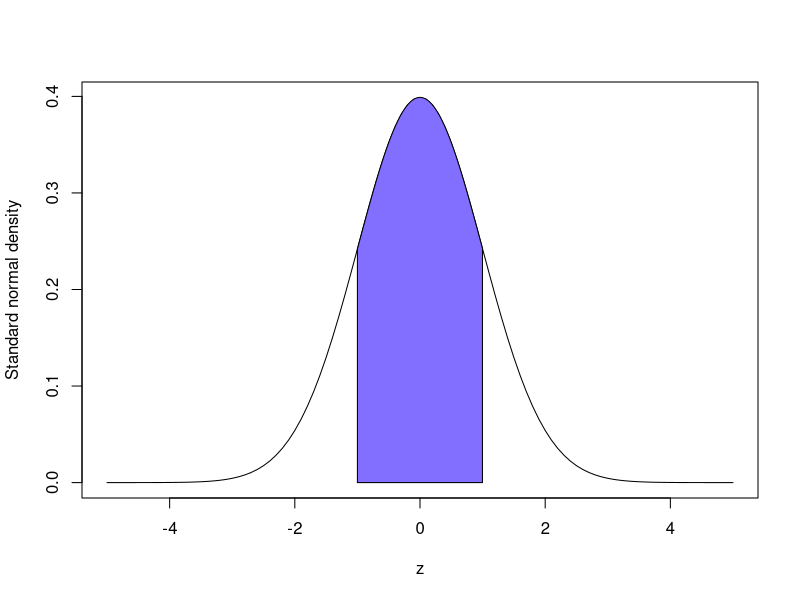
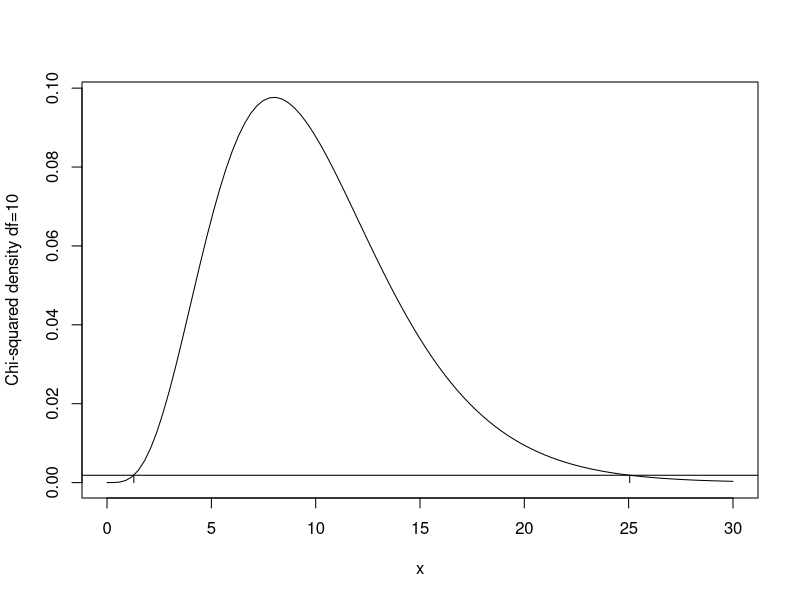
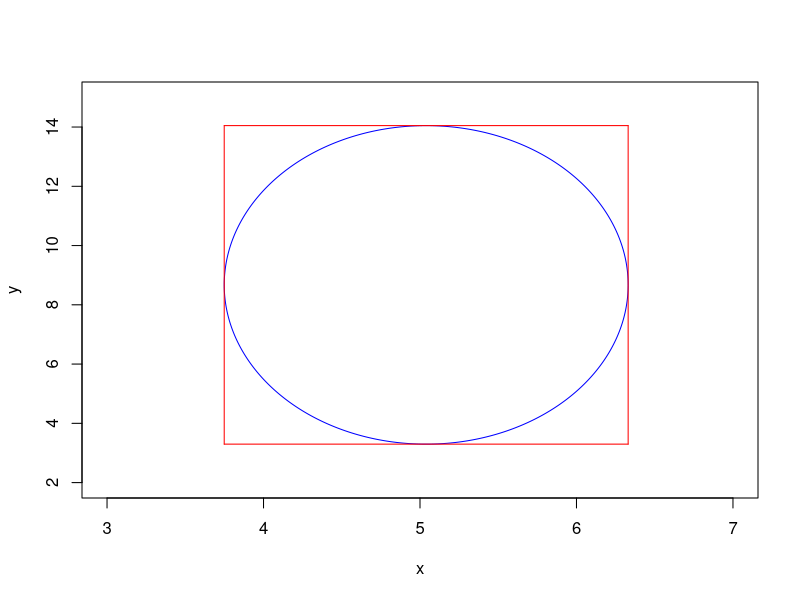

Generate these figures, in order, with R:
## ---- chunk 1
curve(dnorm, -5, 5, ylab = 'Standard normal density', xlab = 'z')
y <- rnorm(10000)
x <- seq(from = -1, to = 1, length.out = 1000)
y <- dnorm(x) 
value1 <- -1
value2 <- 1

# Lower and higher indices on the X-axis
l <- min(which(x >= value1))
h <- max(which(x < value2))

polygon(c(x[c(l, l:h, h)]),
        c(0, y[l:h], 0),
        col = "slateblue1")
## ---- chunk 2

fun <- function(x, h, df){
  return(min(h, dchisq(x, df)))
}

apply.fun <- function(x, h, df) apply(matrix(x, length(x),1), 1, fun, h=h, df=df)

int.fun <- function(h, df) integrate(apply.fun, 0, Inf, h=h, df=df)

int.fun(0.00186, 10)

dchisq(1.284, 10)

dchisq(25.05, 10)

dchisq10 <- function(x) dchisq(x, 10)

curve(dchisq10, 0, 30, xlab = 'x', ylab = 'Chi-squared density df=10')
abline(h = 0.00186)
lines(c(1.284, 1.284), c(0, 0.00186))
lines(c(25.05, 25.05), c(0, 0.00186))




## ---- chunk 3
set.seed(56482)
data <- rnorm(20, 5, 3)
xbar <- mean(data)
s2 <- var(data)*(19)/20

xc <- xbar # center x_c or h
yc <- s2 # y_c or k
a <- 1.96*sqrt(s2/20) # major axis length
b <-  1.96*sqrt(2*(s2^2)/20) # minor axis length
phi <- 0 # angle of major axis with x axis phi or tau

t <- seq(0, 2*pi, 0.01) 
x <- xc + a*cos(t)*cos(phi) - b*sin(t)*sin(phi)
y <- yc + a*cos(t)*sin(phi) + b*sin(t)*cos(phi)
plot(x,y, col='blue',  type = 'l', xlim = c(3,7), ylim = c(2,15))

CI.mu <- c(xbar - 1.96*sqrt(s2/20), xbar + 1.96*sqrt(s2/20))
CI.sig2 <- c(s2 - 1.96*sqrt(2*(s2^2)/20), s2 + 1.96*sqrt(2*(s2^2)/20))

lines(c(CI.mu[1], CI.mu[2]),c(CI.sig2[1], CI.sig2[1]), col = 'red') 
lines(c(CI.mu[1], CI.mu[2]),c(CI.sig2[2], CI.sig2[2]), col = 'red') 
lines(c(CI.mu[1], CI.mu[1]),c(CI.sig2[1], CI.sig2[2]), col = 'red') 
lines(c(CI.mu[2], CI.mu[2]),c(CI.sig2[1], CI.sig2[2]), col = 'red') 

